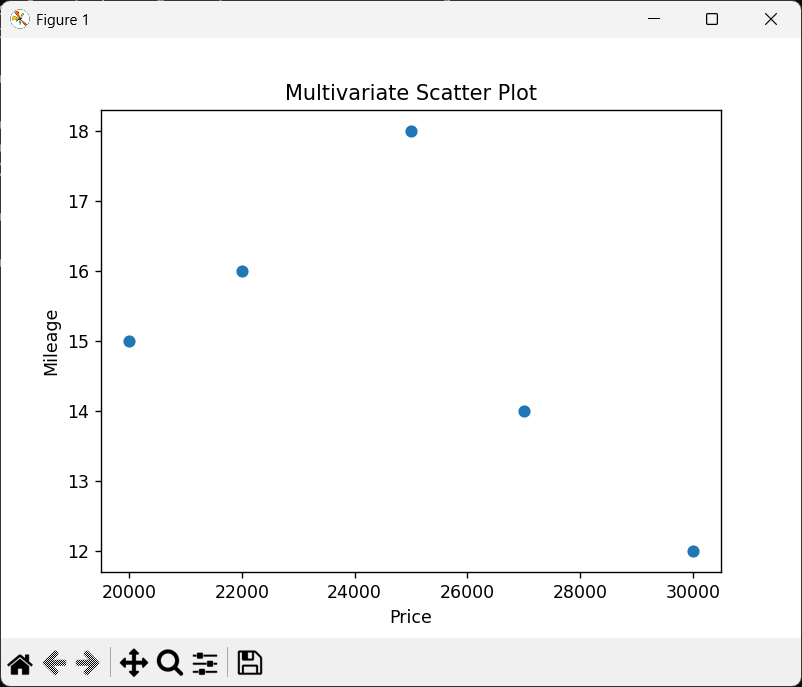

Python code for this plot:
import pandas as pd
import matplotlib.pyplot as plt
from pandas.plotting import scatter_matrix

data = {
    'Price': [20000, 25000, 30000, 22000, 27000],
    'Mileage': [15, 18, 12, 16, 14],
    'Engine': [1500, 1800, 2000, 1600, 1700],
    'Horsepower': [100, 120, 150, 110, 130]
}

df = pd.DataFrame(data)

plt.scatter(df['Price'], df['Mileage'])
plt.xlabel('Price')
plt.ylabel('Mileage')
plt.title('Multivariate Scatter Plot')
plt.show()

scatter_matrix(df)
plt.show()
